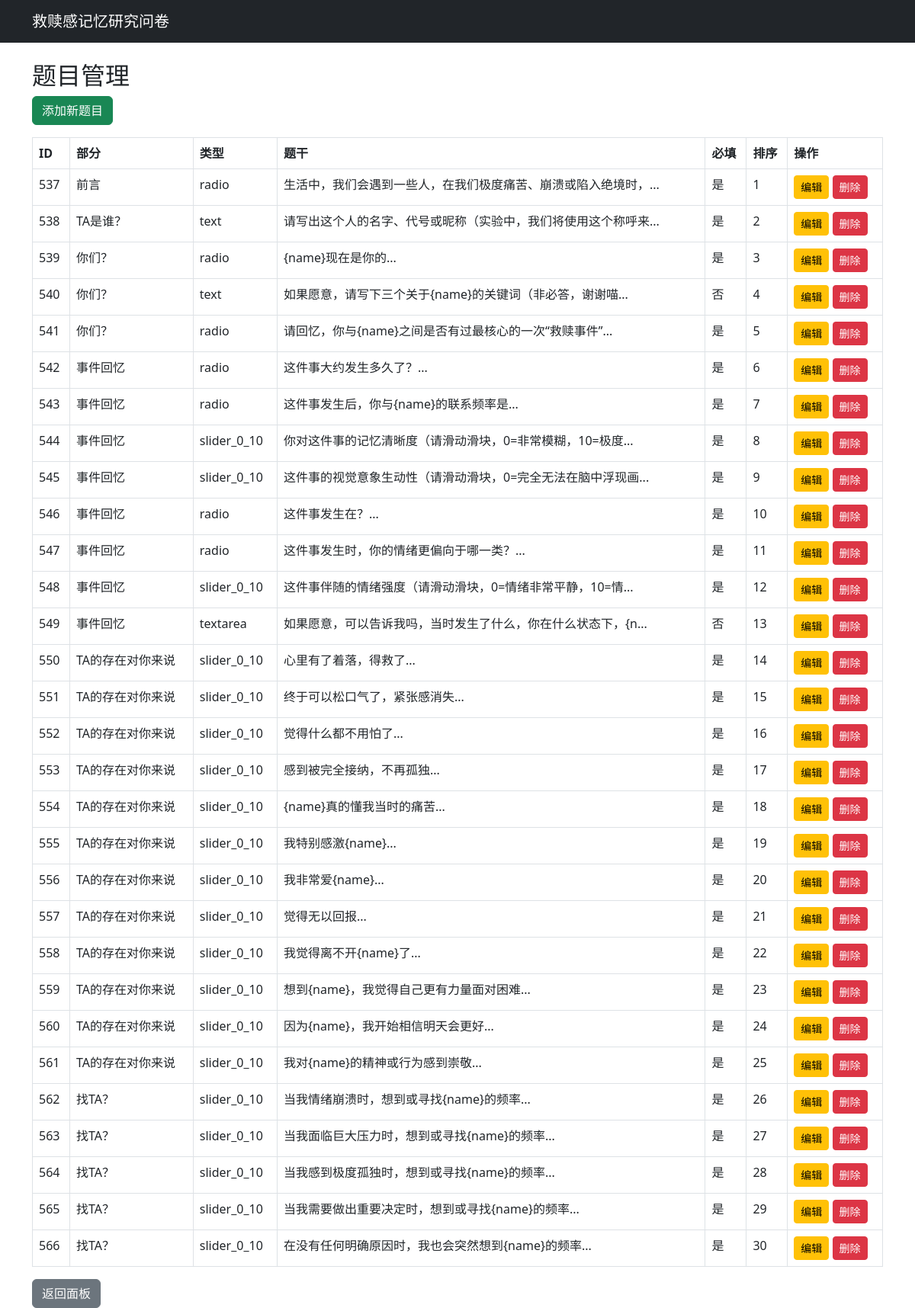
/admin/questions (signed in), run on the app's committed database.
### tables this page shows
CREATE TABLE questions (
            id INTEGER PRIMARY KEY AUTOINCREMENT,
            section TEXT,
            type TEXT,
            question_text TEXT,
            options TEXT,
            required INTEGER DEFAULT 1,
            sort_order INTEGER
        );

### rescue.py (the view)
@app.route('/admin/questions')
@login_required
def manage_questions():
    db = get_db()
    questions = db.execute('SELECT * FROM questions ORDER BY sort_order').fetchall()
    return render_template('questions.html', questions=questions)

### rescue.py (called while the page is built)
@app.before_request
def force_https():
    if request.url.startswith('http://') and not request.host.startswith('127.0.0.1'):
        return redirect(request.url.replace('http://', 'https://', 1), code=301)

def get_db():
    db = sqlite3.connect(DATABASE)
    db.row_factory = sqlite3.Row
    return db

def login_required(f):
    from functools import wraps
    @wraps(f)
    def decorated(*args, **kwargs):
        if 'admin_logged_in' not in session:
            return redirect(url_for('login'))
        return f(*args, **kwargs)
    return decorated

### templates/questions.html (shortened to what this page needs)
{% extends "base.html" %}
{% block content %}
<h2>题目管理</h2>
<a href="{{ url_for('new_question') }}" class="btn btn-success mb-3">添加新题目</a>
<table class="table table-bordered">
    <thead>
        <tr>
            <th>ID</th><th>部分</th><th>类型</th><th>题干</th><th>必填</th><th>排序</th><th>操作</th>
        </tr>
    </thead>
    <tbody>
        {% for q in questions %}
        <tr>
            <td>{{ q.id }}</td>
            <td>{{ q.section }}</td>
            <td>{{ q.type }}</td>
            <td>{{ q.question_text[:30] }}...</td>
            <td>{{ '是' if q.required else '否' }}</td>
            <td>{{ q.sort_order }}</td>
            <td>
                <a href="{{ url_for('edit_question', id=q.id) }}" class="btn btn-sm btn-warning">编辑</a>
                <a href="{{ url_for('delete_question', id=q.id) }}" class="btn btn-sm btn-danger" onclick="return confirm('确定删除吗？')">删除</a>
            </td>
        </tr>
        {% endfor %}
    </tbody>
</table>
<a href="{{ url_for('admin') }}" class="btn btn-secondary">返回面板</a>
{% endblock %}

### templates/base.html (shortened to what this page needs)
<!DOCTYPE html>
<html lang="zh">
<head>
    <link href="https://cdn.bootcdn.net/ajax/libs/twitter-bootstrap/5.3.0/css/bootstrap.min.css" rel="stylesheet">
</head>
<body>
    <nav class="navbar navbar-dark bg-dark mb-4">
        <div class="container">
            <a class="navbar-brand" href="/">救赎感记忆研究问卷</a>
        </div>
    </nav>
    <div class="container">
        {% block content %}{% endblock %}
    </div>
</body>
</html>

### data on the page
questions: id "537", section "前言", type "radio", question_text "生活中，我们会遇到一些人，在我们极度痛苦、崩溃或陷入绝境时，", required "是", sort_order "1"
questions: id "538", section "TA是谁？", type "text", question_text "请写出这个人的名字、代号或昵称（实验中，我们将使用这个称呼来", required "是", sort_order "2"
questions: id "539", section "你们？", type "radio", question_text "{name}现在是你的", required "是", sort_order "3"
questions: id "540", section "你们？", type "text", question_text "如果愿意，请写下三个关于{name}的关键词（非必答，谢谢喵", required "否", sort_order "4"
questions: id "541", section "你们？", type "radio", question_text "请回忆，你与{name}之间是否有过最核心的一次“救赎事件”", required "是", sort_order "5"
questions: id "542", section "事件回忆", type "radio", question_text "这件事大约发生多久了？", required "是", sort_order "6"
questions: id "543", section "事件回忆", type "radio", question_text "这件事发生后，你与{name}的联系频率是", required "是", sort_order "7"
questions: id "544", section "事件回忆", type "slider_0_10", question_text "你对这件事的记忆清晰度（请滑动滑块，0=非常模糊，10=极度", required "是", sort_order "8"
questions: id "545", section "事件回忆", type "slider_0_10", question_text "这件事的视觉意象生动性（请滑动滑块，0=完全无法在脑中浮现画", required "是", sort_order "9"
questions: id "546", section "事件回忆", type "radio", question_text "这件事发生在？", required "是", sort_order "10"
questions: id "547", section "事件回忆", type "radio", question_text "这件事发生时，你的情绪更偏向于哪一类？", required "是", sort_order "11"
questions: id "548", section "事件回忆", type "slider_0_10", question_text "这件事伴随的情绪强度（请滑动滑块，0=情绪非常平静，10=情", required "是", sort_order "12"
questions: id "549", section "事件回忆", type "textarea", question_text "如果愿意，可以告诉我吗，当时发生了什么，你在什么状态下，{n", required "否", sort_order "13"
questions: id "550", section "TA的存在对你来说", type "slider_0_10", question_text "心里有了着落，得救了", required "是", sort_order "14"
questions: id "551", section "TA的存在对你来说", type "slider_0_10", question_text "终于可以松口气了，紧张感消失", required "是", sort_order "15"
questions: id "552", section "TA的存在对你来说", type "slider_0_10", question_text "觉得什么都不用怕了", required "是", sort_order "16"
questions: id "553", section "TA的存在对你来说", type "slider_0_10", question_text "感到被完全接纳，不再孤独", required "是", sort_order "17"
questions: id "554", section "TA的存在对你来说", type "slider_0_10", question_text "{name}真的懂我当时的痛苦", required "是", sort_order "18"
questions: id "555", section "TA的存在对你来说", type "slider_0_10", question_text "我特别感激{name}", required "是", sort_order "19"
questions: id "556", section "TA的存在对你来说", type "slider_0_10", question_text "我非常爱{name}", required "是", sort_order "20"
questions: id "557", section "TA的存在对你来说", type "slider_0_10", question_text "觉得无以回报", required "是", sort_order "21"
questions: id "558", section "TA的存在对你来说", type "slider_0_10", question_text "我觉得离不开{name}了", required "是", sort_order "22"
questions: id "559", section "TA的存在对你来说", type "slider_0_10", question_text "想到{name}，我觉得自己更有力量面对困难", required "是", sort_order "23"
questions: id "560", section "TA的存在对你来说", type "slider_0_10", question_text "因为{name}，我开始相信明天会更好", required "是", sort_order "24"
questions: id "561", section "TA的存在对你来说", type "slider_0_10", question_text "我对{name}的精神或行为感到崇敬", required "是", sort_order "25"
questions: id "562", section "找TA？", type "slider_0_10", question_text "当我情绪崩溃时，想到或寻找{name}的频率", required "是", sort_order "26"
questions: id "563", section "找TA？", type "slider_0_10", question_text "当我面临巨大压力时，想到或寻找{name}的频率", required "是", sort_order "27"
questions: id "564", section "找TA？", type "slider_0_10", question_text "当我感到极度孤独时，想到或寻找{name}的频率", required "是", sort_order "28"
questions: id "565", section "找TA？", type "slider_0_10", question_text "当我需要做出重要决定时，想到或寻找{name}的频率", required "是", sort_order "29"
questions: id "566", section "找TA？", type "slider_0_10", question_text "在没有任何明确原因时，我也会突然想到{name}的频率", required "是", sort_order "30"
